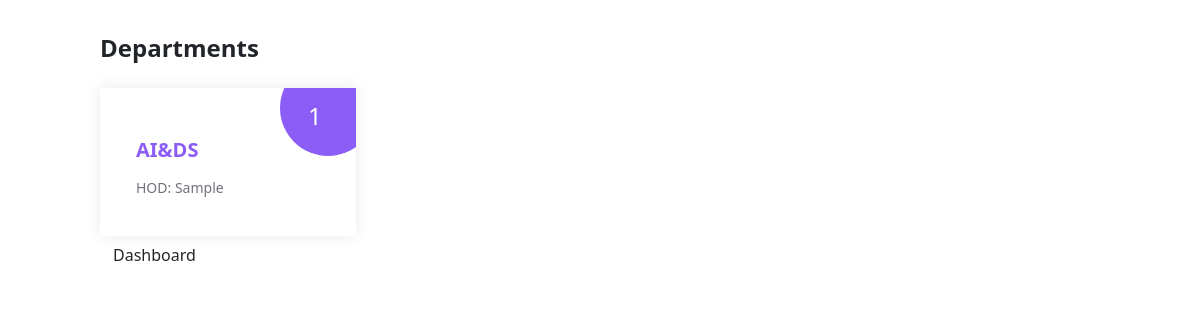
/view-departments/, run on an earlier commit of the app's database.
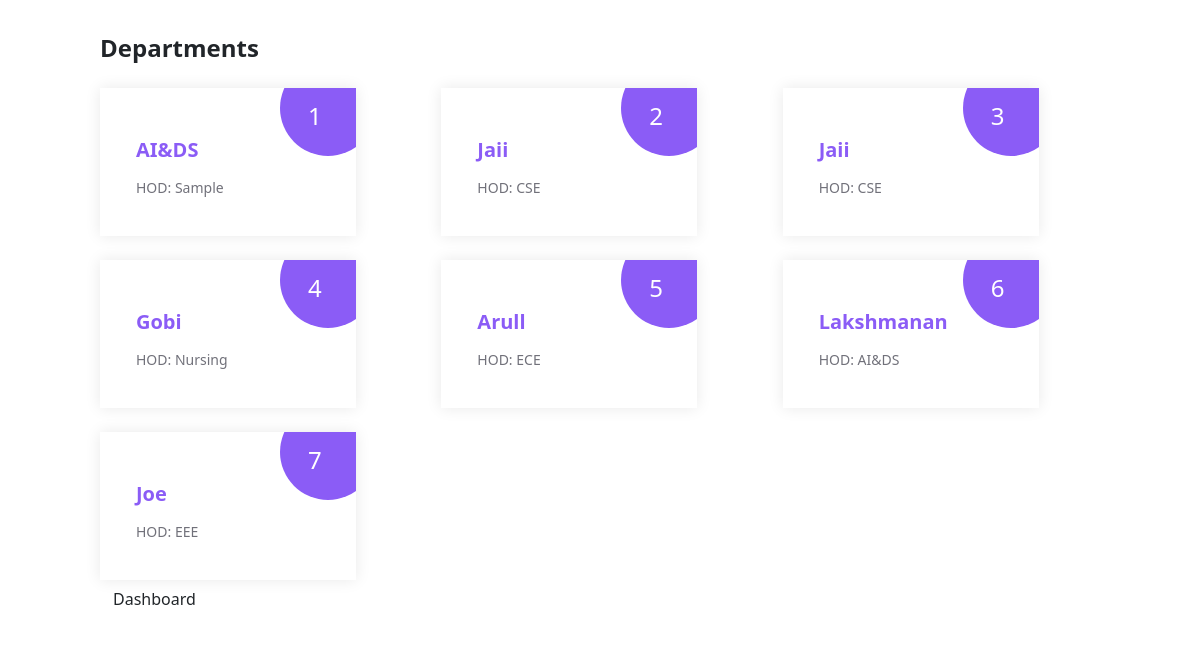
And on a later commit of the database.
### Report_App/models.py (models this page shows, shortened)
class Department(models.Model):
    name = models.CharField(max_length=255)
    hod_name = models.CharField(max_length=255)
    email = models.EmailField(unique=True)
    password = models.CharField(max_length=255, default=uuid.uuid4)

### Report_App/views.py (the view)
# urls.py: path('view-departments/', views.view_department, name='view_departments'),
def view_department(request):
    departments = Department.objects.all()
    return render(request, 'department_details.html', {'departments': departments})

### Report_App/templates/department_details.html (shortened to what this page needs)
<!DOCTYPE html>
<html lang="en">
<head>
    <link href="https://cdn.jsdelivr.net/npm/bootstrap@5.3.0-alpha3/dist/css/bootstrap.min.css" rel="stylesheet">
    <script src="https://cdn.tailwindcss.com"></script>
</head>
<body>
    <div class="container mx-auto mt-8">
        <h1 class="text-2xl font-bold mb-4">Departments</h1>
        <div class="grid grid-cols-1 md:grid-cols-2 lg:grid-cols-3 gap-6">
            {% for department in departments %}
            <div
              class="w-64 bg-white shadow-[0px_0px_15px_rgba(0,0,0,0.09)] p-9 space-y-3 relative overflow-hidden"
            >
              <div class="w-24 h-24 bg-violet-500 rounded-full absolute -right-5 -top-7">
                <p class="absolute bottom-6 left-7 text-white text-2xl">{{ forloop.counter }}</p>
              </div>
              <h1 class="font-bold text-xl">
                <a href="{% url 'department_detail' department.id %}" class="text-violet-500 hover:underline">
                    {{ department.name }}
                </a>
              </h1>
              <p class="text-sm text-zinc-500 leading-6">
                HOD: {{ department.hod_name }}
              </p>
            </div>
            {% endfor %}
        </div>
        <a href="{% url 'dashboard' %}" class="btn btn-sucess">Dashboard</a>
    </div>
</body>
</html>

What changed in the data, as far as the page shows it:
added Department: name "Jaii", hod_name "CSE"
added Department: name "Jaii", hod_name "CSE"
added Department: name "Gobi", hod_name "Nursing"
added Department: name "Arull", hod_name "ECE"
added Department: name "Lakshmanan", hod_name "AI&DS"
added Department: name "Joe", hod_name "EEE"
